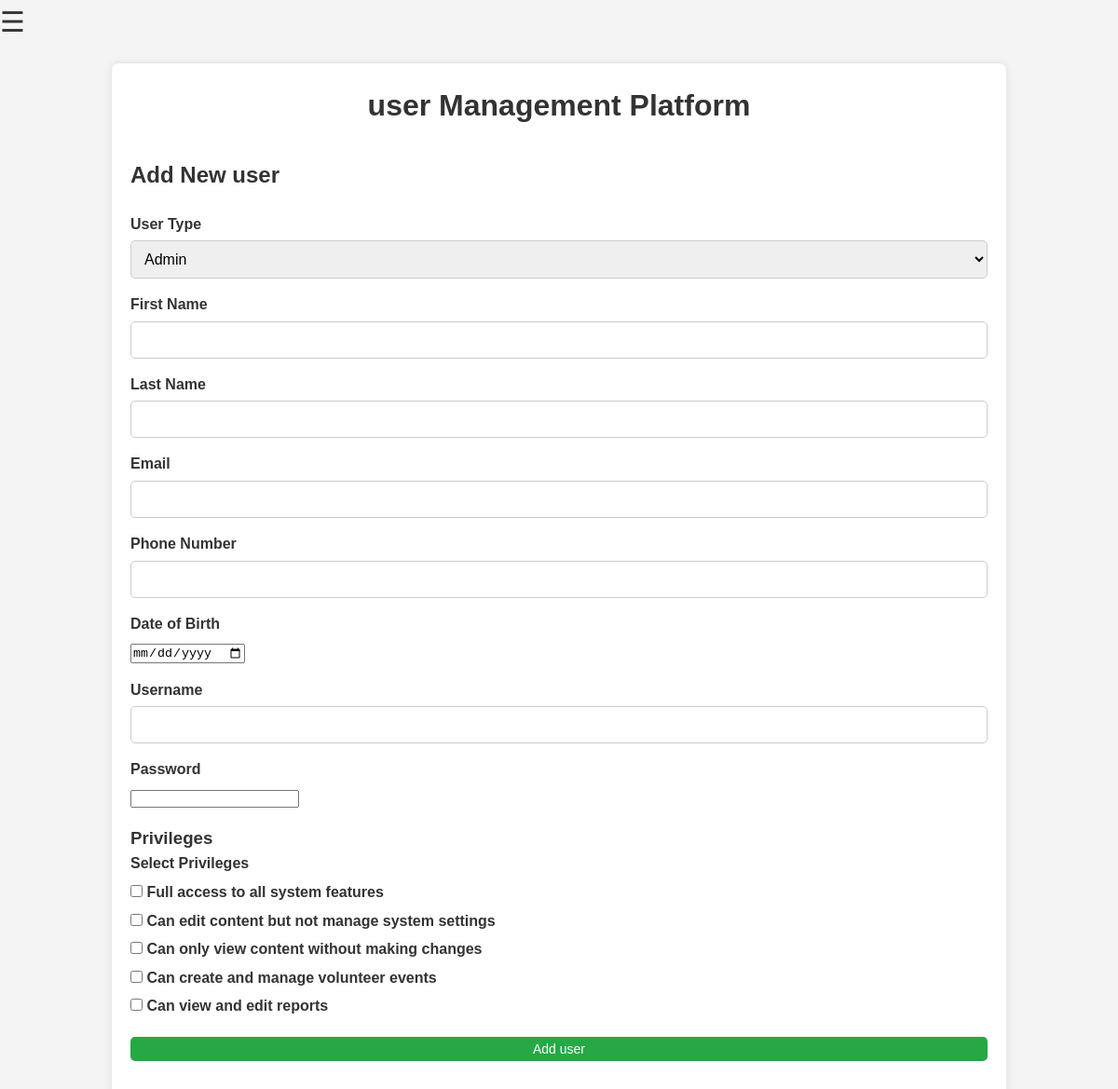
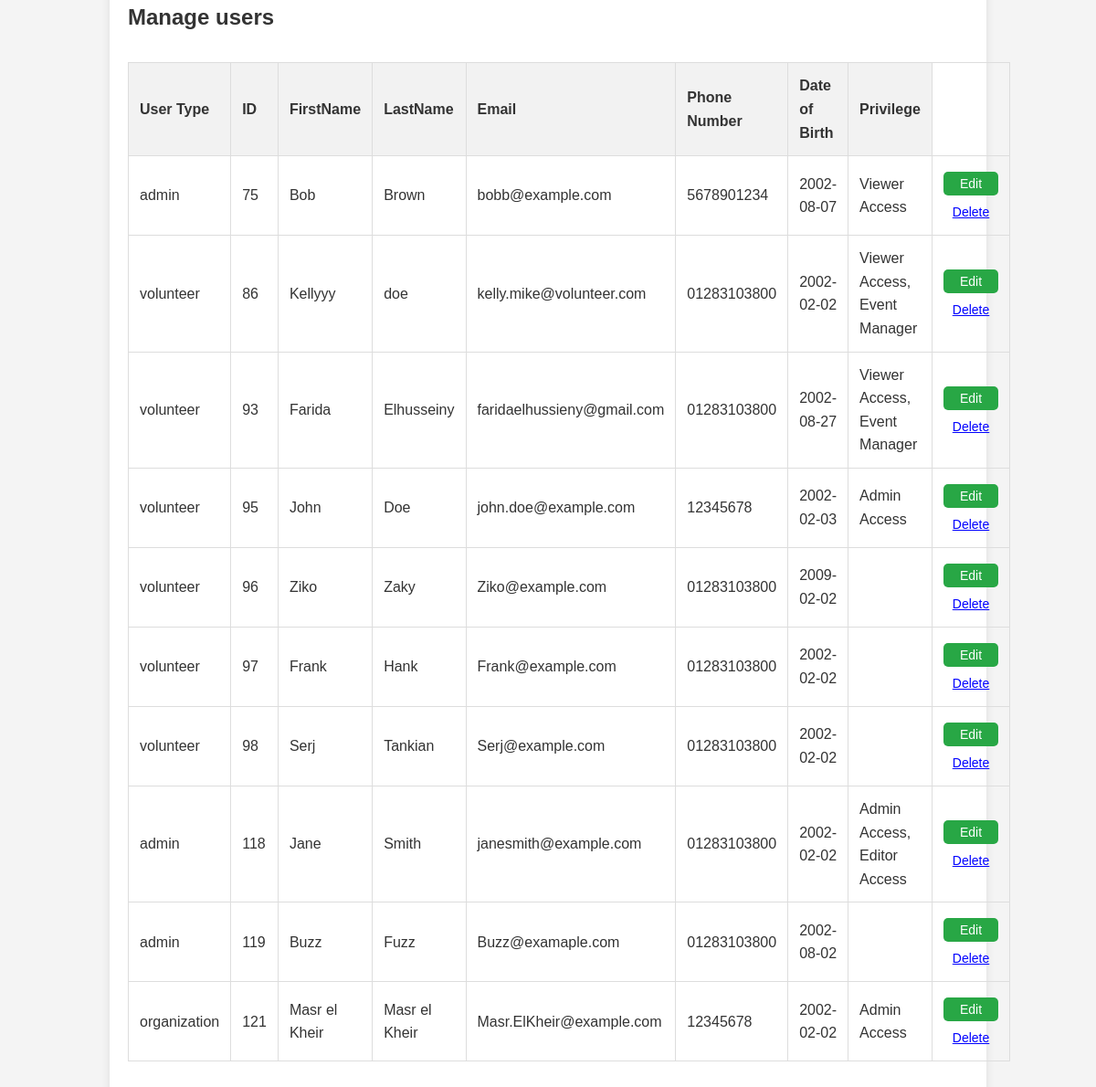
/Views/AdminControlPanel.php, run on the app's committed database (2 pictures, top to bottom).
### tables this page shows
CREATE TABLE `privilege` (
  `PrivilegeID` int NOT NULL AUTO_INCREMENT,
  `PrivilegeName` varchar(50) NOT NULL,
  `Description` varchar(255) NOT NULL,
  `AccessLevel` int NOT NULL,
  PRIMARY KEY (`PrivilegeID`)
);

CREATE TABLE `user` (
  `UserID` int NOT NULL AUTO_INCREMENT,
  `FirstName` varchar(50) NOT NULL,
  `LastName` varchar(50) NOT NULL,
  `Email` varchar(100) NOT NULL,
  `PhoneNumber` varchar(15) DEFAULT NULL,
  `DateOfBirth` date DEFAULT NULL,
  `USER_NAME` varchar(50) NOT NULL,
  `PASSWORD_HASH` varchar(100) NOT NULL,
  `LAST_LOGIN` date DEFAULT NULL,
  `ACCOUNT_CREATION_DATE` date DEFAULT NULL,
  `UserTypeID` int DEFAULT NULL,
  PRIMARY KEY (`UserID`),
  UNIQUE KEY `Email` (`Email`),
  KEY `UserTypeID` (`UserTypeID`),
  CONSTRAINT `user_ibfk_1` FOREIGN KEY (`UserTypeID`) REFERENCES `usertype` (`UserTypeID`)
);

CREATE TABLE `usertype` (
  `UserTypeID` int NOT NULL AUTO_INCREMENT,
  `UserType` varchar(50) NOT NULL,
  PRIMARY KEY (`UserTypeID`)
);

### Models/Database.php (called while the page is built, shortened)
<?php
class Database {
    protected $conn;
    private static $instance;
    public function __construct() {
        $this->conn = new mysqli('localhost', 'root', 'Deda2782002!', 'VolunteerManagementSystem');
    }
    public static function getInstance() {
        if (!self::$instance) {
            self::$instance = new Database();
        }
        return self::$instance;
    }
    public function getConnection() {
        return $this->conn;
    }
}
?>

### Models/PrivilegeModel.php (called while the page is built, shortened)
<?php
require_once 'Database.php';
class Privilege
{
    public static function getAllPrivileges() {
        $query = "SELECT PrivilegeID, PrivilegeName, Description, AccessLevel FROM Privilege";
        $result = Database::getInstance()->getConnection()->query($query);
        $privileges = [];
        while ($row = $result->fetch_assoc()) {
            $privilege = new Privilege();
            $privilege->PrivilegeID = $row['PrivilegeID'];
            $privilege->PrivilegeName = $row['PrivilegeName'];
            $privilege->Description = $row['Description'];
            $privilege->AccessLevel = $row['AccessLevel'];
            $privileges[] = $privilege;
        }
        return $privileges;
    }
}
?>

### Controllers/PrivilegeController.php (called while the page is built, shortened)
<?php
require_once '../Models/PrivilegeModel.php';
class PrivilegeController {
    public function get_all_privileges() {
        return Privilege::getAllPrivileges();
    }
}
?>

### Models/UserModel.php (called while the page is built, shortened)
<?php
require_once 'Database.php';
class User {
    private $conn;
    public $UserID;
    public function __construct($id = null) {
        $this->conn = Database::getInstance()->getConnection();
    }
    public static function get_all_users(){
        $query = "SELECT * FROM User";
        $conn = Database::getInstance()->getConnection();
        $stmt = $conn->prepare($query);
        $stmt->execute();
        $result = $stmt->get_result();
        $users = [];
        while ($row = $result->fetch_assoc()) {
            $user = new self();
            foreach ($row as $key => $value) {
                if (property_exists($user, $key)) {
                    $user->$key = $value;
                }
            }
            $user->UserType = $user->getUserType();
            $user->Privileges = $user->getPrivileges();
            $user->Locations = $user->getLocations($user->UserID);
            $users[] = $user;
        }
        return $users;
    }
    public function getUserType() {
        $query = "SELECT UserTypeID FROM User WHERE UserID = ?";
        $stmt = $this->conn->prepare($query);
        $stmt->bind_param("i", $this->UserID);
        $stmt->execute();
        $result = $stmt->get_result();
        if ($row = $result->fetch_assoc()) {
            $UserTypeID = $row['UserTypeID'];
            $query = "SELECT UserType FROM UserType WHERE UserTypeID = ?";
            $stmt = $this->conn->prepare($query);
            $stmt->bind_param("i", $UserTypeID);
            $stmt->execute();
            $result = $stmt->get_result();
            if ($row = $result->fetch_assoc()) {
                return $row['UserType'];
            }
        }
        return null;
    }
    public function getPrivileges() {
        $query = "SELECT p.* FROM Privilege p
                  JOIN User_Privilege up ON p.PrivilegeID = up.USER_PrivilegeID
                  WHERE up.User_ID = ?";
        $stmt = $this->conn->prepare($query);
        $stmt->bind_param("i", $this->UserID);
        $stmt->execute();
        $result = $stmt->get_result();
        $privileges = [];
        while ($row = $result->fetch_assoc()) {
            $privilege = new Privilege();
            $privilege->PrivilegeID = $row['PrivilegeID'];
            $privilege->PrivilegeName = $row['PrivilegeName'];
            $privilege->Description = $row['Description'];
            $privilege->AccessLevel = $row['AccessLevel'];
            $privileges[] = $privilege;
        }
        return $privileges;
    }
    public static function getLocationIds($UserId) {
        $query = "SELECT a.* FROM Location a
                  JOIN User_Address ua ON a.AddressID = ua.AddressID
                  WHERE ua.UserID = ?";
        $conn = Database::getInstance()->getConnection();
        $stmt = $conn->prepare($query);
        $stmt->bind_param("i", $UserId);
        $stmt->execute();
        $result = $stmt->get_result();
        $locationIds = [];
        while ($row = $result->fetch_assoc()) {
            $locationIds[] = $row['AddressID'];
        }
        return $locationIds;
    }
    public function getLocations($useriD) {
        $locationDictionary = [];
        $locationIds = $this->getLocationIds($useriD);
        for ($i = 0; $i < count($locationIds); $i++) {
            $locationName = Location::getLocationNameById($locationIds[$i]);
            $cityName = Location::getParentFromChild($locationName);
            $countryName = Location::getParentFromChild($cityName);
            $location = [
                "ID" => $locationIds[$i],
                "Area" => $locationName,
                "City" => $cityName,
                "Country" => $countryName
            ];
            $locationDictionary[] = $location;
        }
        return $locationDictionary;
    }
}
?>

### Controllers/UserController.php (called while the page is built, shortened)
<?php
require_once '../Models/UserModel.php';
class UserController {
    public function getAllUsers() {
        return User::get_all_users();
    }
}
?>

### Views/AdminControlPanel.php (the view, shortened to what this page needs)
<?php
require_once '../Controllers/userController.php';
require_once '../Controllers/PrivilegeController.php';
$controller = new UserController();
$users = $controller->getAllUsers();
$controllerprivilleges = new PrivilegeController();
$privileges = $controllerprivilleges->get_all_privileges();
?>
<!DOCTYPE html>
<html lang="en">
<head>
    <link rel="stylesheet" href="./Style/style_control_panel.css">
</head>
<body>
    <span class="open-btn" onclick="openNav()">&#9776;</span>
    <div class="container">
        <h1>user Management Platform</h1>
        <h2>Add New user</h2>
        <form id="userForm" action="AdminControlPanel.php" method="post">
            <div class="form-group">
            <label for="UserType">User Type</label>
            <select class="form-control" id="UserType" name="UserType" required>
                <option value="admin">Admin</option>
            </select>
            </div>
            <div class="form-group">
                <label for="FirstName">First Name</label>
                <input type="text" id="FirstName" name="FirstName" required>
            </div>
            <div class="form-group">
                <label for="LastName">Last Name</label>
                <input type="text" id="LastName" name="LastName" required>
            </div>
            <div class="form-group">
                <label for="Email">Email</label>
                <input type="email" id="Email" name="Email" required>
            </div>
            <div class="form-group">
                <label for="PhoneNumber">Phone Number</label>
                <input type="tel" id="PhoneNumber" name="PhoneNumber" required>
            </div>
            <div class="form-group">
                <label for="DateOfBirth">Date of Birth</label>
                <input type="date" id="DateOfBirth" name="DateOfBirth" required>
            </div>
            <div class="form-group">
                <label for="USER_NAME">Username</label>
                <input type="text" id="USER_NAME" name="USER_NAME">
            </div>
            <div class="form-group">
                <label for="PASSWORD_HASH">Password</label>
                <input type="password" id="PASSWORD_HASH" name="PASSWORD_HASH">
            </div>
            <h3>Privileges</h3>
<div class="form-group">
    <label>Select Privileges</label>
    <?php
    for ($i = 0; $i < count($privileges); $i++) {
        echo '<div>';
        echo '<label><input type="checkbox" name="Privileges[]" value="' . $privileges[$i]->PrivilegeName . '"> ' . $privileges[$i]->Description . '</label>';
        echo '</div>';
    }
    ?>
</div>
            <button type="submit" class="button">Add user</button>
        </form>
        <h2>Manage users</h2>
        <table class="crud-table">
            <thead>
                <tr>
                    <th>User Type</th>
                    <th>ID</th>
                    <th>FirstName</th>
                    <th>LastName</th>
                    <th>Email</th>
                    <th>Phone Number</th>
                    <th> Date of Birth</th>
                    <th>Privilege</th>
                </tr>
            </thead>
            <tbody>
    <?php foreach ($users as $user): ?>
        <tr data-id="<?= $user->UserID; ?>">
        <td class="UserType"><?= $user->UserType; ?></td>
        <td class="userId"><?= $user->UserID; ?></td>
        <td class= "firstName"><?= $user->FirstName; ?></td>
        <td class="lastName"><?= $user->LastName; ?></td>
        <td class="email"><?= $user->Email; ?></td>
        <td class="phone"><?= $user->PhoneNumber; ?></td>
        <td class="dob"><?= $user->DateOfBirth; ?></td>
        <td class="privilege">
            <?= implode(', ', array_map(fn($privilege) => $privilege->PrivilegeName, $user->getPrivileges())); ?>
        </td>
        <td>
            <button type="button" onclick="openModal(<?= $user->UserID; ?>, '<?= $user->FirstName; ?>', '<?= $user->LastName; ?>', '<?= $user->Email; ?>', '<?= $user->PhoneNumber; ?>', '<?= $user->DateOfBirth; ?>', '<?= $user->USER_NAME; ?>', '<?= $user->PASSWORD_HASH; ?>','<?= implode(', ', array_map(fn($privilege) => $privilege->PrivilegeName, $user->getPrivileges()));  ?>' ,'<?= $user->UserType; ?>' )">Edit</button>
            <form method="POST" action="AdminControlPanel.php" onsubmit="return confirm('Are you sure you want to delete this user?');" style="display:inline;">
    <button type="submit" style="background:none; border:none; color:blue; cursor:pointer; text-decoration:underline;">Delete</button>
</form>
        </td>
    </tr>
    <?php endforeach; ?>
</tbody>
        </table>
    </div>
</body>
</html>

### Views/Style/style_control_panel.css (style rules this page uses)
* { margin: 0; padding: 0; box-sizing: border-box; }
body { font-family: Arial, sans-serif; background-color: #f4f4f4; color: #333; line-height: 1.6; }
.container { width: 80%; margin: 20px auto; justify-content: center; padding: 20px; background-color: #fff; border-radius: 8px; box-shadow: 0 0 10px rgba(0, 0, 0, 0.1); }
h1 { text-align: center; margin-bottom: 20px; color: #333; }
h2 { margin-top: 30px; color: #333; }
form { margin-top: 20px; }
.form-group { margin-bottom: 15px; }
label { display: block; font-weight: bold; margin-bottom: 5px; }
input[type="text"], input[type="tel"], input[type="email"], select { width: 100%; padding: 10px; border: 1px solid #ccc; border-radius: 5px; font-size: 16px; }
input[type="submit"], button { width: 100%; padding: 10px; background-color: #007BFF; color: white; border: none; border-radius: 5px; cursor: pointer; font-size: 16px; transition: background-color 0.3s ease; }
table { width: 100%; border-collapse: collapse; margin-top: 30px; margin-bottom: 30px; }
table, th, td { border: 1px solid #ddd; }
th, td { padding: 12px; text-align: left; }
th { background-color: #f2f2f2; }
button { margin-top: 5px; padding: 5px 10px; background-color: #28a745; font-size: 14px; cursor: pointer; border-radius: 5px; border: none; }
.open-btn { font-size: 30px; cursor: pointer; color: #333; }

### data on the page
privilege: Description "Full access to all system features"
privilege: Description "Can edit content but not manage system settings"
privilege: Description "Can only view content without making changes"
privilege: Description "Can create and manage volunteer events"
privilege: Description "Can view and edit reports"
user: UserTypeID.UserType "admin", UserID "75", FirstName "Bob", LastName "Brown", Email "bobb@example.com", PhoneNumber "5678901234", DateOfBirth "2002-08-07", privilege.PrivilegeName "Viewer Access"
user: UserTypeID.UserType "volunteer", UserID "86", FirstName "Kellyyy", LastName "doe", Email "kelly.mike@volunteer.com", PhoneNumber "01283103800", DateOfBirth "2002-02-02", Privileges "Viewer Access, Event Manager"
user: UserTypeID.UserType "volunteer", UserID "93", FirstName "Farida", LastName "Elhusseiny", Email "faridaelhussieny@gmail.com", PhoneNumber "01283103800", DateOfBirth "2002-08-27", Privileges "Viewer Access, Event Manager"
user: UserTypeID.UserType "volunteer", UserID "95", FirstName "John", LastName "Doe", Email "john.doe@example.com", PhoneNumber "12345678", DateOfBirth "2002-02-03", privilege.PrivilegeName "Admin Access"
user: UserTypeID.UserType "volunteer", UserID "96", FirstName "Ziko", LastName "Zaky", Email "Ziko@example.com", PhoneNumber "01283103800", DateOfBirth "2009-02-02"
user: UserTypeID.UserType "volunteer", UserID "97", FirstName "Frank", LastName "Hank", Email "Frank@example.com", PhoneNumber "01283103800", DateOfBirth "2002-02-02"
user: UserTypeID.UserType "volunteer", UserID "98", FirstName "Serj", LastName "Tankian", Email "Serj@example.com", PhoneNumber "01283103800", DateOfBirth "2002-02-02"
user: UserTypeID.UserType "admin", UserID "118", FirstName "Jane", LastName "Smith", Email "janesmith@example.com", PhoneNumber "01283103800", DateOfBirth "2002-02-02", Privileges "Admin Access, Editor Access"
user: UserTypeID.UserType "admin", UserID "119", FirstName "Buzz", LastName "Fuzz", Email "Buzz@examaple.com", PhoneNumber "01283103800", DateOfBirth "2002-08-02"
user: UserTypeID.UserType "organization", UserID "121", FirstName "Masr el Kheir", LastName "Masr el Kheir", Email "Masr.ElKheir@example.com", PhoneNumber "12345678", DateOfBirth "2002-02-02", privilege.PrivilegeName "Admin Access"
